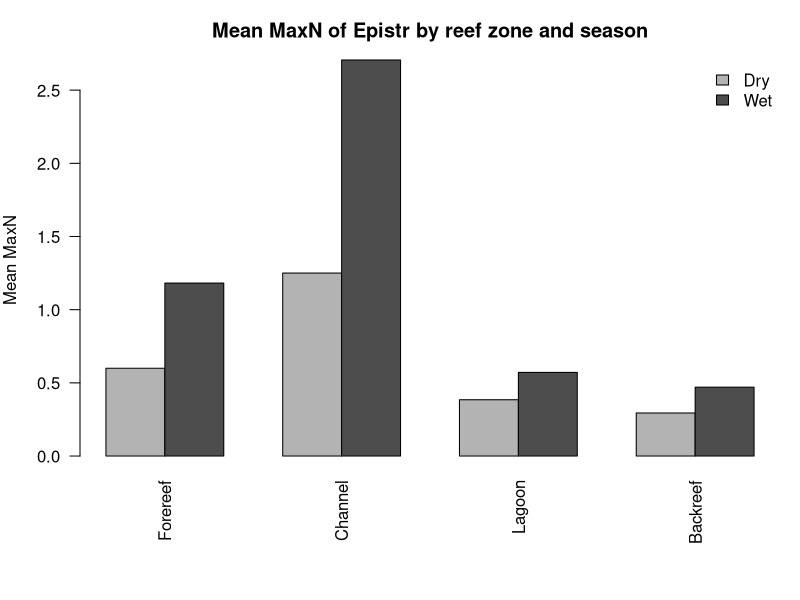

This chart was generated by the following R code:
################################################################################
##  WORKED EXAMPLE: count-data GLM in R for ecological survey data
##  ---------------------------------------------------------------------------
##  Scenario (synthetic):
##    Underwater-video surveys for Nassau grouper (Epinephelus striatus,
##    species code "Epistr") on the Mesoamerican Barrier Reef. Each video
##    "deployment" produced a list of fish observations; we want to know how
##    MaxN of the focal species varies with:
##
##        reef_zone    (4 levels: Forereef, Lagoon, Backreef, Channel)
##        depth_m
##        current_cms  (current speed, cm/s)
##        season       (Dry / Wet)
##
##  The scenario is illustrative -- the point of this script is the WORKFLOW
##  for clean -> compute response -> join with effort -> choose model ->
##  test against the null model -> report. You can re-use the same pattern
##  on your own count data with different predictors.
##
##  Run from the repo root:   Rscript example_GLM_workflow.R
################################################################################

# 1. Set-up -------------------------------------------------------------------
library(dplyr)   # data wrangling
library(MASS)    # glm.nb()   (load AFTER dplyr; both define select())

# 2. Read the raw data --------------------------------------------------------
effort <- read.csv("data/effort.csv",    stringsAsFactors = FALSE)
sights <- read.csv("data/sightings.csv", stringsAsFactors = FALSE)
lookup <- read.csv("data/species_lookup.csv", stringsAsFactors = FALSE)

cat("\n--- raw data ---\n")
cat("effort rows  :", nrow(effort),  "\n")
cat("sighting rows:", nrow(sights),  "\n")
str(effort)

# 3. Clean the effort table ---------------------------------------------------
#
# 3a. DROP FAILED DEPLOYMENTS.
# A failed deployment (no usable video) is MISSING DATA, not a zero. If you
# treat it as MaxN = 0 you are pretending the species was absent when really
# the camera never recorded -- a serious bias. Identify failures from the
# notes column.
cat("\nNotes present on the effort sheet:\n")
print(table(effort$notes[effort$notes != ""]))

fail_pattern <- "flooded|battery|tipped|corrupted|fogged"
effort_ok <- effort[!grepl(fail_pattern, effort$notes, ignore.case = TRUE), ]
cat("Valid (non-failed) deployments:", nrow(effort_ok), "\n")

# 3b. Make factor variables and SET MEANINGFUL REFERENCE LEVELS.
# By default R orders factor levels alphabetically; that controls which level
# becomes the "intercept" in a model. Here we make Forereef and Dry the
# references so coefficients read as "compared to a Forereef site in the
# Dry season".
effort_ok$reef_zone <- factor(effort_ok$reef_zone,
                              levels = c("Forereef","Channel","Lagoon","Backreef"))
effort_ok$season    <- factor(effort_ok$season, levels = c("Dry","Wet"))

# (If your own data only has a DATE column and no season, you can derive a
# 2-level factor from the month, e.g.:
#   season <- factor(ifelse(format(as.Date(date), "%m") %in% c("12","01","02","03"),
#                           "Dry", "Wet")) )

# 4. Compute focal-species MaxN per deployment -------------------------------
#
# MaxN = maximum count of the focal species seen in any single observation
# row at a deployment. It is the standard relative-abundance metric for
# baited/un-baited video. Compute it by:
#   (i)  filter sightings to the focal species,
#   (ii) group by deployment and take max(n).
focal <- "Epistr"
focal_maxn <- sights %>%
  filter(species == focal) %>%
  group_by(location_code) %>%
  summarise(MaxN = max(n), .groups = "drop")

# 5. JOIN back to the full effort list ---------------------------------------
#
# *** This is the step students most often get wrong. ***
# Deployments where the focal species was NEVER seen are TRUE ZEROS -- they
# must stay in the dataset. They are not in the sightings file, so a naive
# summary of the sightings file silently drops them. Use left_join onto the
# full effort list and fill any NA with 0.
dat <- effort_ok %>%
  left_join(focal_maxn, by = "location_code") %>%
  mutate(MaxN = ifelse(is.na(MaxN), 0L, as.integer(MaxN)))

cat("\nMaxN distribution (zeros are real absences, kept by the join):\n")
print(table(dat$MaxN))

# 6. Explore the response ----------------------------------------------------
cat(sprintf("Mean MaxN = %.3f   Variance = %.3f   (var > mean -> check Poisson)\n",
            mean(dat$MaxN), var(dat$MaxN)))
print(dat %>% group_by(reef_zone, season) %>%
        summarise(mean_MaxN = round(mean(MaxN), 2), n = n(), .groups = "drop"))

# 7. Choose an appropriate model --------------------------------------------
#
# The response is COUNTS (0, 1, 2, ...). It cannot be negative, cannot be a
# fraction, and the variance generally grows with the mean. A standard
# LINEAR REGRESSION (lm) assumes a continuous, normally-distributed response,
# which is wrong here.
#
# The natural choice is a GENERALISED LINEAR MODEL (GLM) with a
#   - Poisson error distribution            (when var(Y) ~ mean(Y))
#   - or NEGATIVE BINOMIAL distribution      (when var(Y) > mean(Y))
# and a LOG link, so that the predicted mean stays positive.

# 8. Fit a Poisson GLM -------------------------------------------------------
m_pois <- glm(MaxN ~ reef_zone + depth_m + current_cms + season,
              data = dat, family = poisson(link = "log"))
cat("\n--- Poisson summary ---\n"); print(summary(m_pois))

# 8a. CHECK FOR OVERDISPERSION.
# Poisson assumes variance == mean. If the variance is much bigger
# (overdispersion), standard errors are too small and p-values too small.
# The Pearson dispersion statistic should be ~1.
disp <- sum(residuals(m_pois, type = "pearson")^2) / df.residual(m_pois)
cat(sprintf("Pearson dispersion = %.2f   (~1 ok, >~1.5 suggests NB)\n", disp))

# 8b. Refit as negative binomial and compare AIC.
m_nb <- glm.nb(MaxN ~ reef_zone + depth_m + current_cms + season, data = dat)
cat(sprintf("AIC: Poisson = %.1f   Negative binomial = %.1f\n",
            AIC(m_pois), AIC(m_nb)))

# Choose the simpler model unless NB clearly improves fit.
final <- if (disp > 1.5 && AIC(m_nb) + 2 < AIC(m_pois)) m_nb else m_pois
cat("FINAL MODEL: ",
    ifelse(identical(final, m_nb), "negative binomial GLM", "Poisson GLM"), "\n")

# 9. Test the FULL MODEL against the NULL MODEL ------------------------------
#
# The null model has only an intercept -- "no predictors at all". To find out
# whether our predictors jointly explain anything we use a LIKELIHOOD-RATIO
# TEST, which asymptotically follows a CHI-SQUARED distribution with df equal
# to the difference in the number of parameters between the two models.
m_null <- update(final, . ~ 1)   # null model in the SAME family as `final`
chi2 <- 2 * (logLik(final)[1] - logLik(m_null)[1])
df_d <- attr(logLik(final), "df") - attr(logLik(m_null), "df")
pval <- pchisq(chi2, df_d, lower.tail = FALSE)
cat(sprintf("\nFull vs null:  chi^2 = %.2f,  df = %d,  p = %.3g\n",
            chi2, df_d, pval))
cat("\n--- anova(null, full) ---\n")
print(anova(m_null, final, test = "Chisq"))

# 10. PER-PREDICTOR likelihood-ratio tests -----------------------------------
#
# drop1() drops each term in turn and reports the LR test for that drop.
# For GLMs this is generally preferred to the Wald z-tests in summary().
cat("\n--- drop1(): which predictors matter ---\n")
print(drop1(final, test = "Chisq"))

# 11. EFFECT SIZES: rate ratios = exp(beta) ----------------------------------
#
# Coefficients on a log link are MULTIPLICATIVE on the count. exp(beta) is
# the "rate ratio": the factor by which the mean MaxN multiplies for a
# one-unit increase in the predictor (or vs the reference category).
cat("\n--- Rate ratios exp(beta) with 95% CI ---\n")
rr <- exp(cbind(RateRatio = coef(final), suppressMessages(confint(final))))
print(round(rr, 3))

# 12. A figure for reporting ------------------------------------------------
if (!dir.exists("outputs")) dir.create("outputs")
png("outputs/MaxN_by_zone_and_season.png",
    width = 1200, height = 700, res = 150)
par(mar = c(7, 4, 3, 1))
tab <- with(dat, tapply(MaxN, list(reef_zone, season), mean))
barplot(t(tab), beside = TRUE, las = 2, col = c("grey70", "grey30"),
        ylab = "Mean MaxN",
        main = sprintf("Mean MaxN of %s by reef zone and season", focal))
legend("topright", legend = colnames(tab),
       fill = c("grey70", "grey30"), bty = "n")
dev.off()
cat("\nFigure saved -> outputs/MaxN_by_zone_and_season.png\n")

# 13. How to REPORT the result in a paper ------------------------------------
#
# Example sentence you could put in a Results section:
#
#   "The full Poisson GLM explained significantly more variation in Nassau
#    grouper MaxN than a null intercept-only model
#    (likelihood-ratio chi^2 = X.XX, df = D, p = P.PPP). MaxN differed
#    significantly between reef zones (chi^2 = X.X, df = 3, p = X.XXX) and
#    seasons (chi^2 = X.X, df = 1, p = X.XXX); current speed had no
#    detectable effect on MaxN (chi^2 = X.X, df = 1, p = X.XXX). MaxN was
#    approximately X.X times higher in the wet season than the dry season
#    (rate ratio X.X, 95% CI ..)."
#
# Always quote: the test statistic, df, p, the direction and size of the
# effect, and whether you used a Poisson or negative-binomial GLM.
cat("\n================ END OF WORKED EXAMPLE ================\n")
